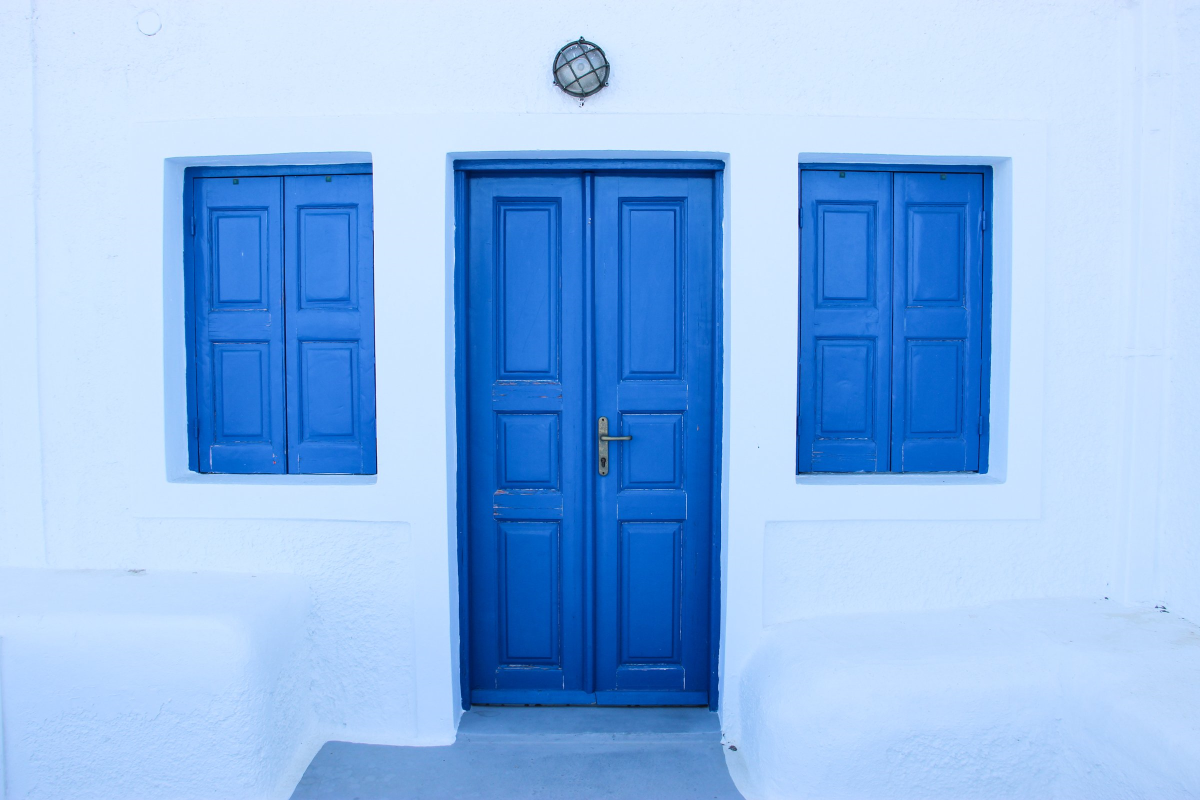
#> input picture cv/images/room.png, 2400 x 1600 px (shown at 1/2 size)
$ python main.py
#> lines starting #> are read from the running program, lines starting #| are printed output that depends on the picture; after the words box and inside, x2 and y2 are one past the last pixel; in counts of white or black regions, pixels touching at a corner belong together
import cv2
import numpy as np
import os
import matplotlib.pyplot as plt

def process_image(image_path, output_path):
    # Load the image
#> called with image_path = 'images/room.png', output_path = 'output'
    image = cv2.imread(image_path)
#> image is the input picture: shape (1600, 2400, 3); mean B, G, R 234.4, 185.6, 144.4

    # Check if the image is loaded properly
    if image is None:
        print(f"Error: Unable to load image at {image_path}")
        return

    # Resize image if necessary
    image = cv2.resize(image, (1024, 768))
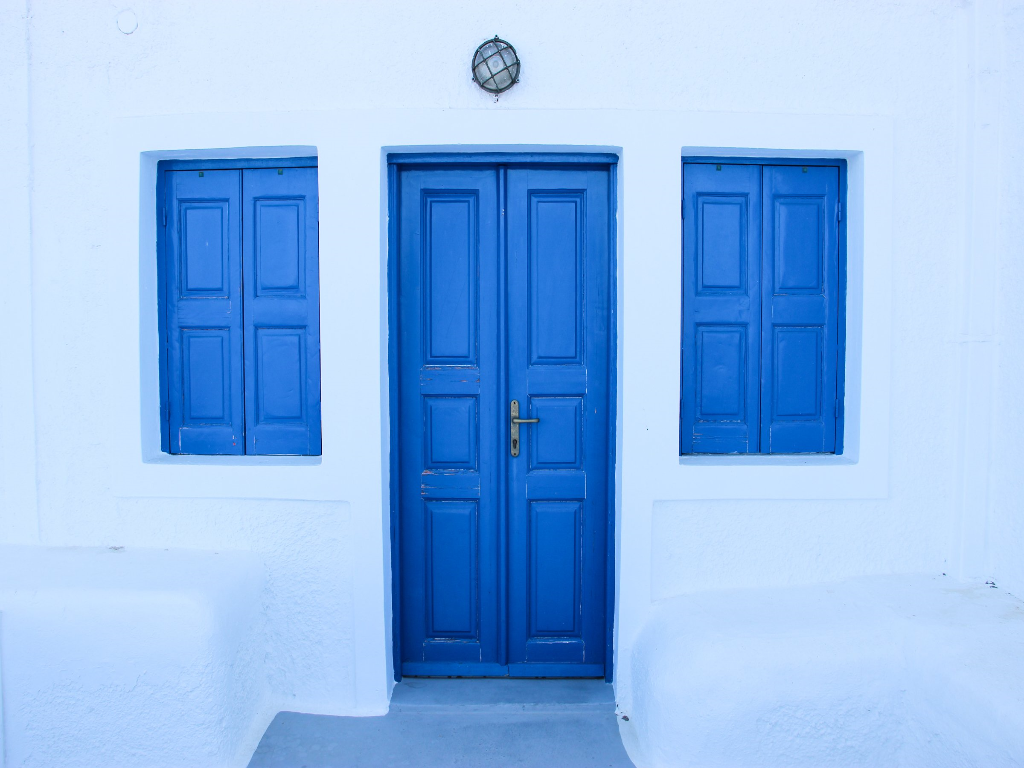
#> image: shape (768, 1024, 3); mean B, G, R 234.4, 185.5, 144.3

    # Convert to grayscale
    gray = cv2.cvtColor(image, cv2.COLOR_BGR2GRAY)
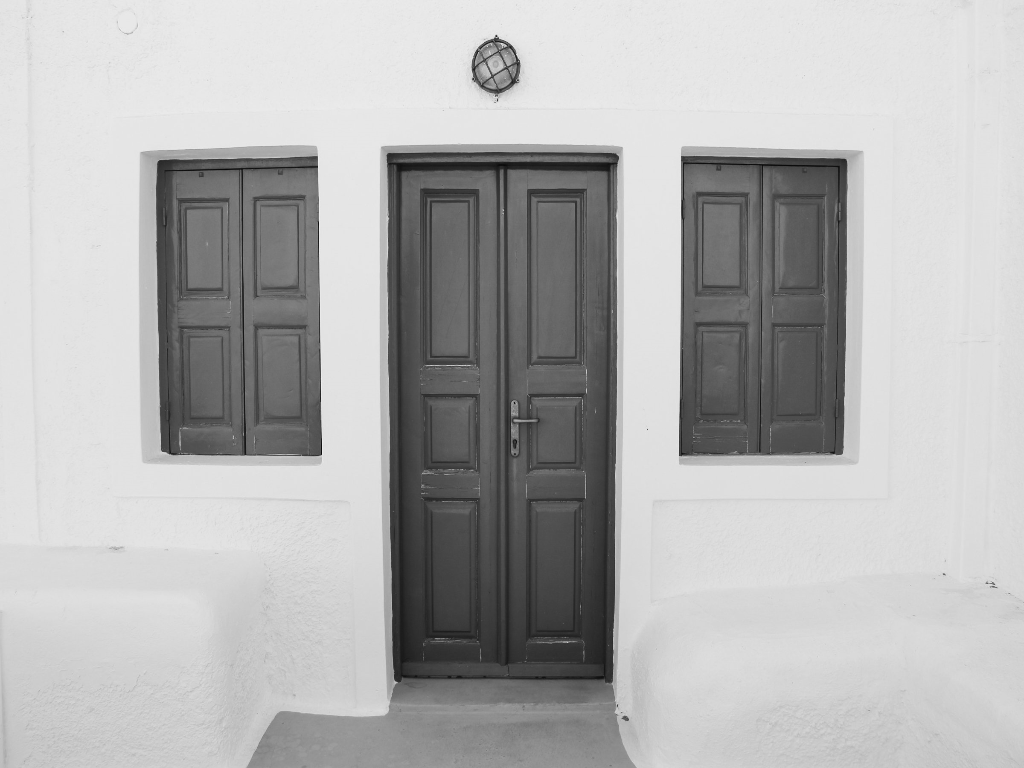
#> gray: shape (768, 1024); min 9, max 241, mean 178.8

    # Apply Gaussian blur to reduce noise
    blurred = cv2.GaussianBlur(gray, (5, 5), 0)

    # Perform edge detection
    edges = cv2.Canny(blurred, 50, 150)
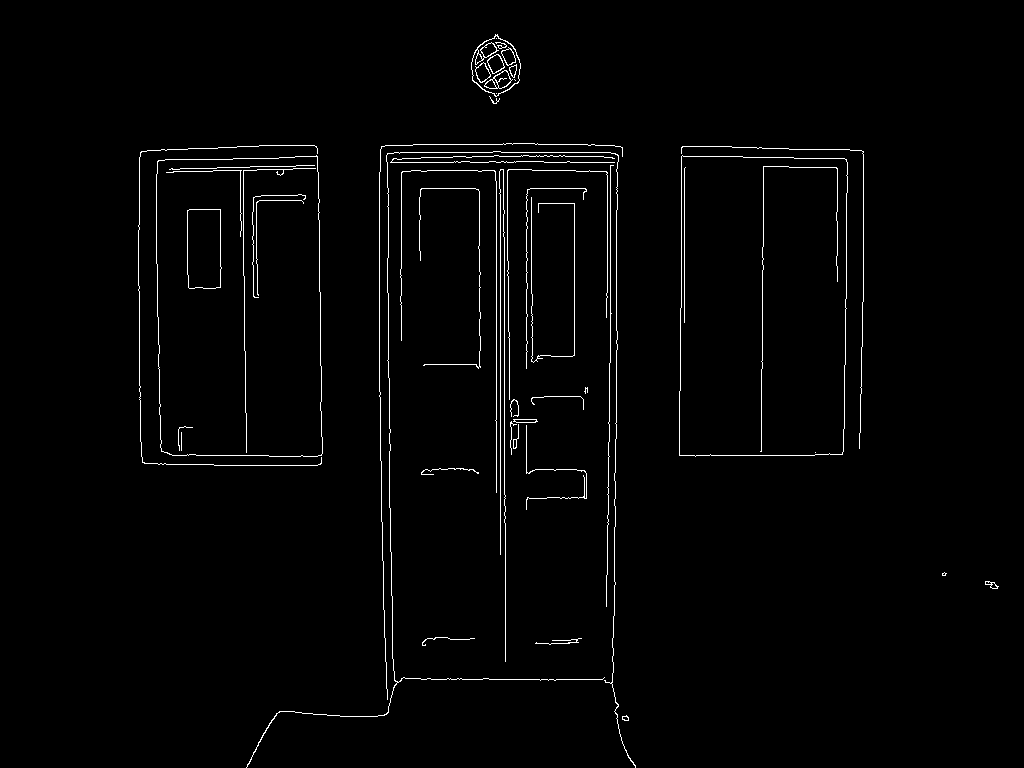
#> edges: shape (768, 1024); 1.6% white in thin lines or dots, all inside (x1, y1, x2, y2) = (138, 34, 999, 768)

    # Find contours
    contours, _ = cv2.findContours(edges, cv2.RETR_TREE, cv2.CHAIN_APPROX_SIMPLE)
#> contours = 69 contours, 39 with area under 20; largest, box (x1, y1, x2, y2) and area: (679, 155, 848, 457) 49116, (679, 155, 848, 457) 49114, (156, 155, 323, 457) 48096, (156, 156, 323, 457) 48090, (187, 209, 222, 289) 2581

    # Create an empty mask
    mask = np.zeros_like(image)

    # Fill the mask with the detected contours
    cv2.fillPoly(mask, contours, (255, 255, 255))

    # Ensure the output directory exists
    if not os.path.exists(output_path):
        os.makedirs(output_path)

    # Save the mask
    mask_path = os.path.join(output_path, 'room_mask.png')
    cv2.imwrite(mask_path, mask)

    # Optionally save the image with drawn contours for visualization
    contour_image = cv2.drawContours(image.copy(), contours, -1, (0, 255, 0), 2)
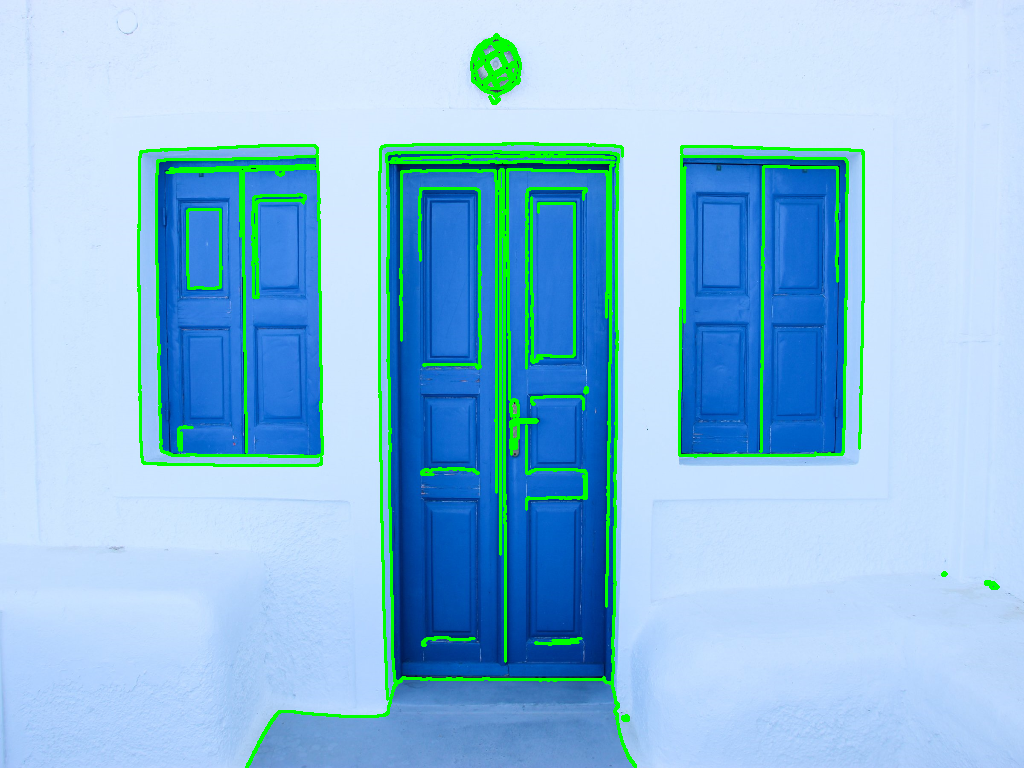
#> contour_image: shape (768, 1024, 3); mean B, G, R 224.5, 191.9, 140.9
    processed_image_path = os.path.join(output_path, 'processed_room.png')
    cv2.imwrite(processed_image_path, contour_image)

    return mask_path, processed_image_path

# Example usage
input_image_path = 'images/room.png'
output_directory = 'output'

mask_path, processed_image_path = process_image(input_image_path, output_directory)

if mask_path and processed_image_path:
    print(f'Mask saved to: {mask_path}')
    print(f'Processed image saved to: {processed_image_path}')

    # Display the results using matplotlib
    mask_image = cv2.imread(mask_path)
    processed_image = cv2.imread(processed_image_path)

    plt.figure(figsize=(10, 5))

    plt.subplot(1, 2, 1)
    plt.title('Mask')
    plt.imshow(cv2.cvtColor(mask_image, cv2.COLOR_BGR2RGB))

    plt.subplot(1, 2, 2)
    plt.title('Processed Image')
    plt.imshow(cv2.cvtColor(processed_image, cv2.COLOR_BGR2RGB))

    plt.show()
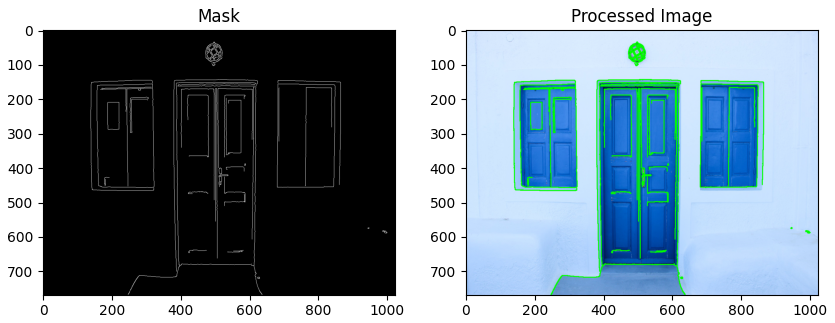
#> figure drawn by matplotlib, 2 panels
